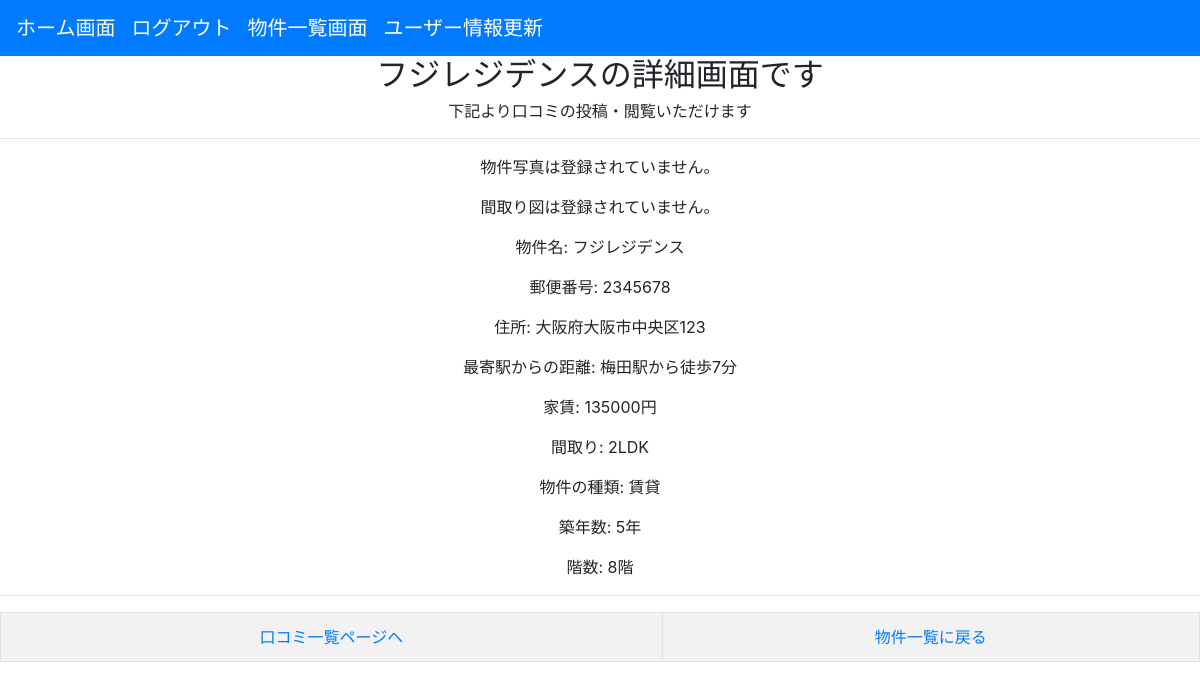
Page /house/house_detail/1 (signed in) on the committed database.
### house/models.py (models this page shows, shortened)
class BaseModel(models.Model):
  create_at = models.DateTimeField()
  update_at = models.DateTimeField()
  class Meta:
    abstract = True #abstractクラスとして抽象的なモデルを作成※実際のモデルは下に定義

class Housings(BaseModel):
    name = models.CharField(max_length=255)
    price = models.IntegerField()
    zip_code = models.CharField(max_length=7, null=True)  # CharFieldに変更し、郵便番号の形式に対応
    address = models.CharField(max_length=100, null=True)
    distance = models.CharField(max_length=30, null=True)
    floor = models.CharField(max_length=10, null=True)
    house_kind = models.CharField(max_length=20, null=True)
    construction = models.IntegerField(null=True)  # "constraction"を"construction"に修正
    floor_number = models.IntegerField(null=True)
    building_picture = models.ForeignKey(
        'HousingPictures', related_name='building_pictures', on_delete=models.CASCADE, blank=True, null=True
    )
    floor_plan = models.ForeignKey(
        'HousingPictures', related_name='floor_plans', on_delete=models.CASCADE, blank=True, null=True
    )
    class Meta:
        db_table = 'housing'

### house/views.py (the view)
# urls.py: path('house_detail/<int:pk>', HouseDetailView.as_view(), name='house_detail'),
class HouseDetailView(LoginRequiredMixin,DetailView):
  model = Housings
  template_name = os.path.join('house', 'house_detail.html')
  def get_context_data(self, **kwargs):
    context = super().get_context_data(**kwargs)
    housing_pictures = HousingPictures.objects.filter(housing=self.object)
    context['housing_pictures'] = housing_pictures
    return context

### templates/house/house_detail.html
{% extends 'base.html' %}
{% block content %}
<div style='text-align: center;'>
  <h2>{{ housings.name }}の詳細画面です</h2>
  <h6>下記より口コミの投稿・閲覧いただけます</h6>
  <hr>
{% for picture in housing_pictures %}
  {% if picture.picture_type == 'building' %}
    <div>
      <h4>物件写真</h4>
      <img width='305px' height='320px' src="{{ picture.picture.url }}" alt="物件写真">
    </div>
  {% endif %}
{% empty %}
  <p>物件写真は登録されていません。</p>
{% endfor %}
{% for picture in housing_pictures %}
  {% if picture.picture_type == 'floor' %}
    <div>
      <h4>間取り図</h4>
      <img width='305px' height='320px' src="{{ picture.picture.url }}" alt="間取り図">
    </div>
  {% endif %}
{% empty %}
  <p>間取り図は登録されていません。</p>
{% endfor %}
  <div>
    <p>物件名: {{ object.name }}</p>
    <p>郵便番号: {{ object.zip_code }}</p>
    <p>住所: {{ object.address }}</p>
    <p>最寄駅からの距離: {{ object.distance }}</p>
    <p>家賃: {{ object.price }}円</p>
    <p>間取り: {{ object.floor }}</p>
    <p>物件の種類: {{ object.house_kind }}</p>
    <p>築年数: {{ object.construction }}年</p>
    <p>階数: {{ object.floor_number }}階</p>
  </div>
  <hr>
  <table class="table table-striped table-bordered">
  <tbody>
    <td><a href='{% url 'account:list_comment' object.id %}'>口コミ一覧ページへ</a></td>
    <td><a href='{% url 'house:list_house' %}'>物件一覧に戻る</a></td>
  </tbody>
  </table>
</div>
{% endblock %}

### rows in the picture
Housings: name "フジレジデンス", zip_code "2345678", address "大阪府大阪市中央区123", distance "梅田駅から徒歩7分", price "135000", floor "2LDK", house_kind "賃貸", construction "5", floor_number "8"
